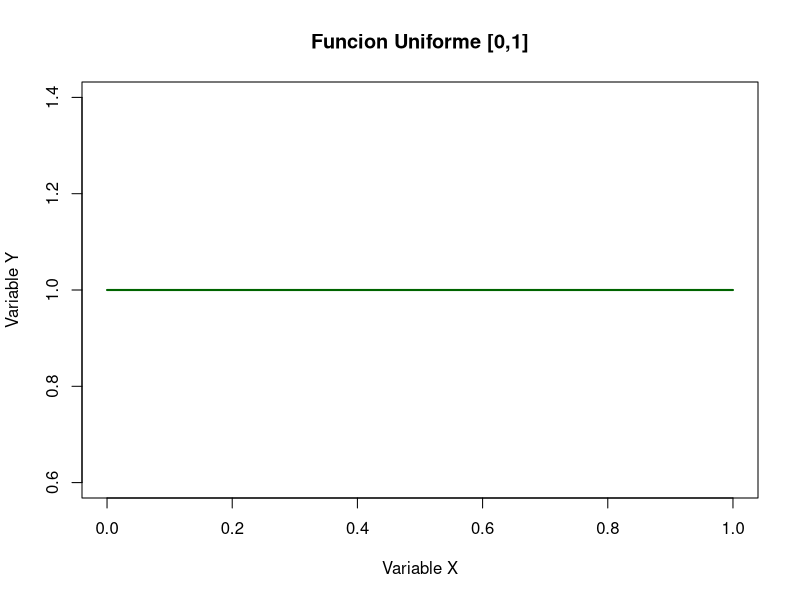
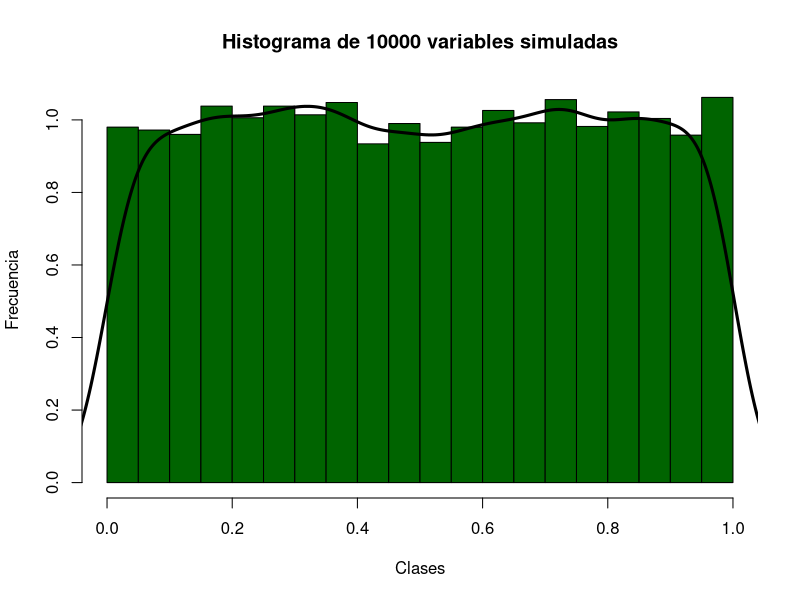
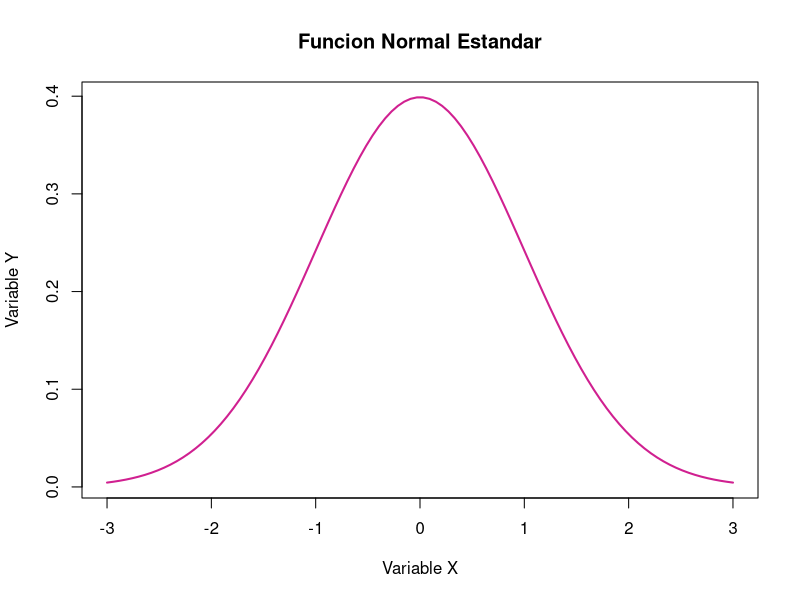
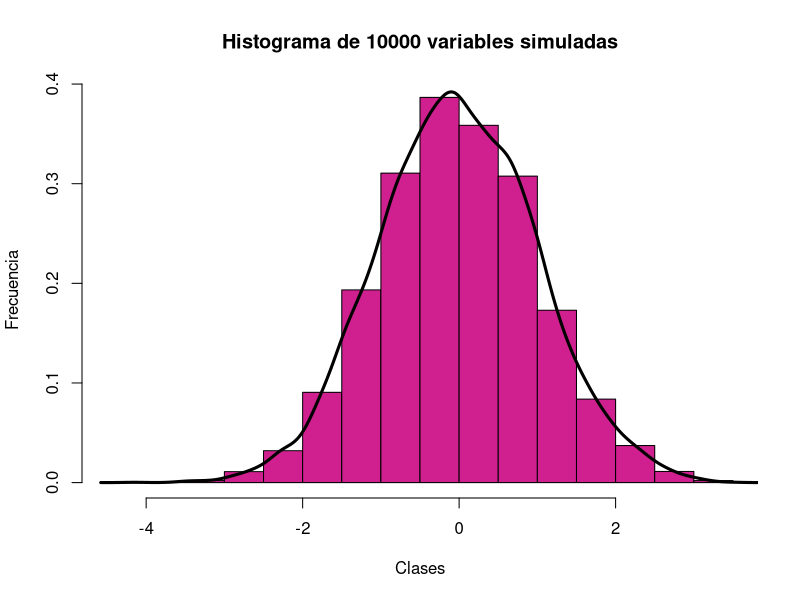
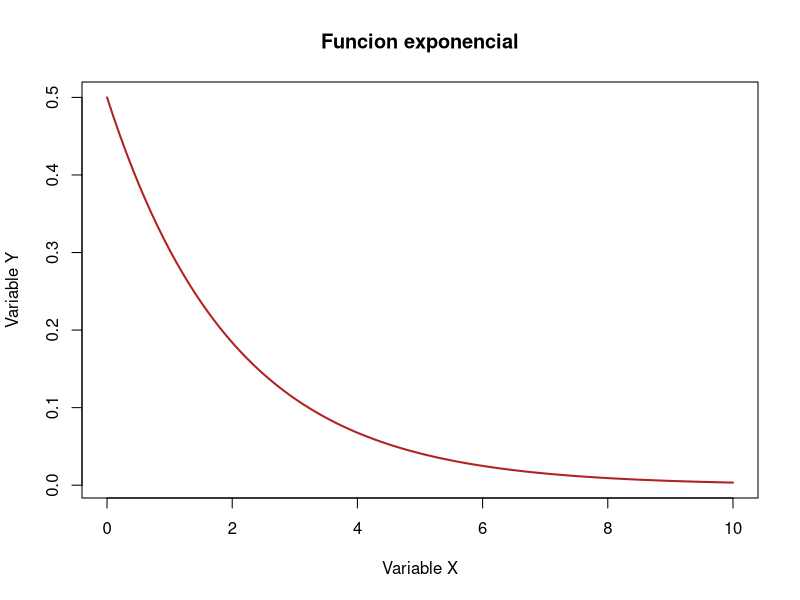
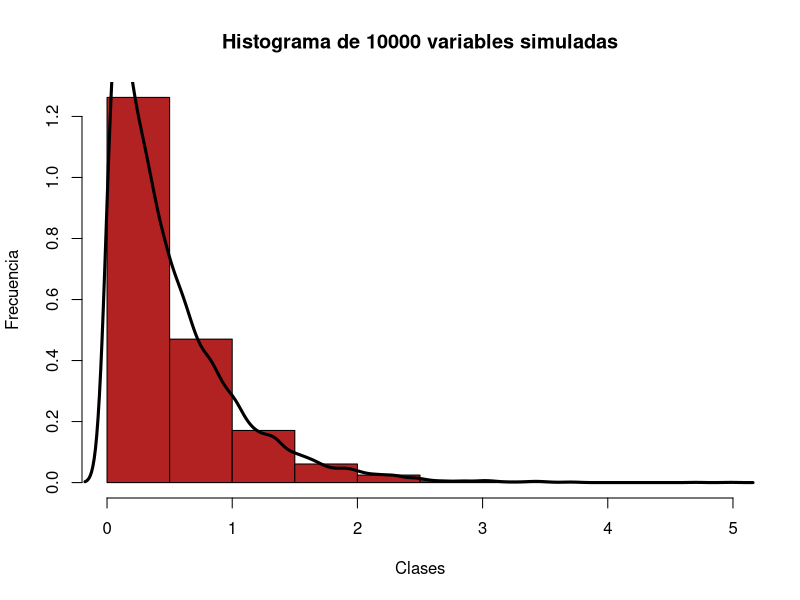
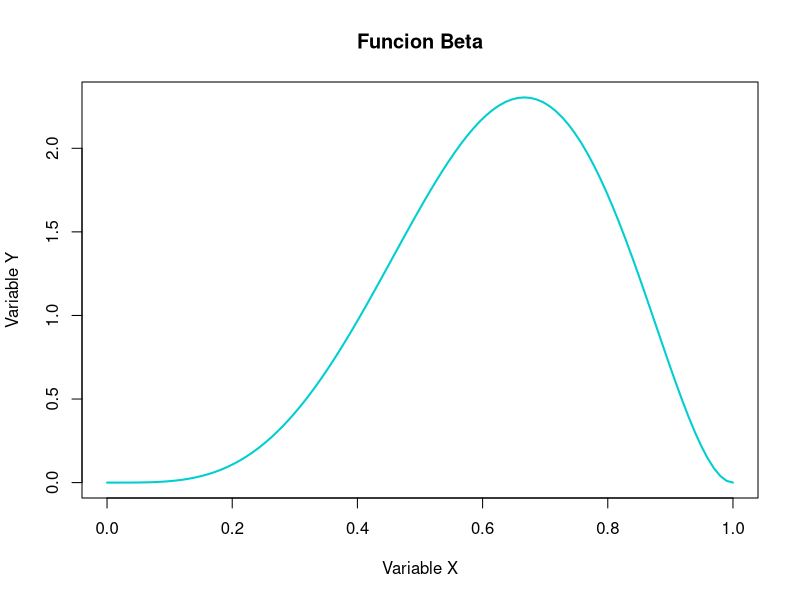
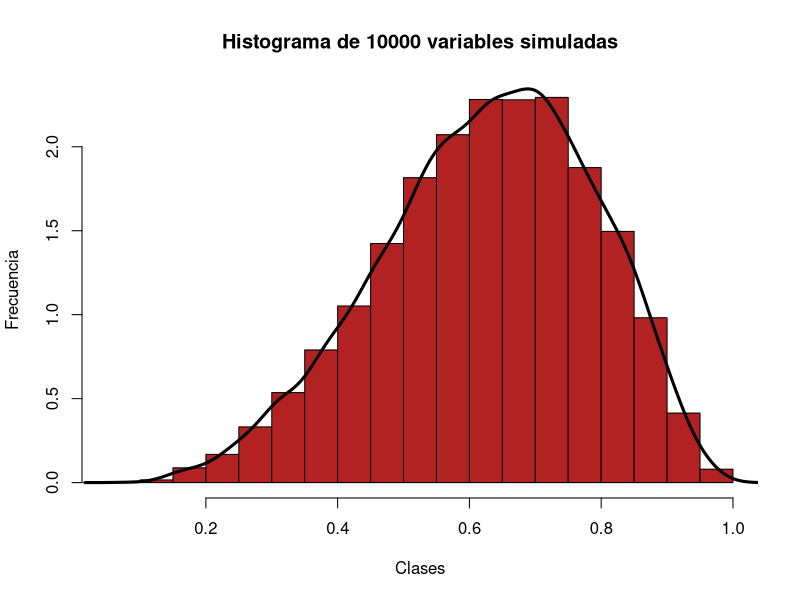

Source code (R) for these figures, in order:
## ---- chunk 1
f <- function(x){x/x}
integrate (f, lower = 0, upper = 1 )
## ---- chunk 2
unif_x <- seq(0,1,length=100)
unif_y <- rep(1,100)
plot(unif_x,unif_y,xlab="Variable X",ylab="Variable Y",type='l',col='darkgreen',
     main="Funcion Uniforme [0,1]",lty=1,lwd=2)
## ---- chunk 3
set.seed(5);
n <- 10000
sim_unif <- runif(n)
hist(sim_unif,freq = F, main="Histograma de 10000 variables simuladas",
     xlab="Clases",ylab="Frecuencia",col = "darkgreen")
lines(density(sim_unif), lwd = 3)
## ---- chunk 4
f_normal <- function(z)
{
1/( sqrt (2 * pi ) ) * exp(-z^2/2 )
}
integrate (f_normal, lower = -Inf, upper = Inf )
## ---- chunk 5
x_normal <- seq(-3, 3, length = 100);
y_normal <- f_normal(x_normal);
plot(x_normal, y_normal, xlab="Variable X", ylab="Variable Y", type='l', col='violetred',
     main="Funcion Normal Estandar",lty=1,lwd=2)
## ---- chunk 6
sim_normal <- rnorm(n)
hist(sim_normal,freq = F, main="Histograma de 10000 variables simuladas",
     xlab="Clases",ylab="Frecuencia",col = "violetred")
lines(density(sim_normal), lwd = 3)
## ---- chunk 7
f_exp <- function(y)
{
  (1/2)*exp(-y/2)
}
integrate (f_exp, lower = 0, upper = Inf )
## ---- chunk 8
x_exp <- seq(0, 10, length = 100);
y_exp <- f_exp(x_exp);
plot(x_exp, y_exp, xlab="Variable X", ylab="Variable Y", type='l', col='firebrick',
     main="Funcion exponencial",lty=1,lwd=2)
## ---- chunk 9
sim_exp <- rgamma(n, 1 , 2)
hist(sim_exp,freq = F, main="Histograma de 10000 variables simuladas",
     xlab="Clases",ylab="Frecuencia",col = "firebrick")
lines(density(sim_exp), lwd = 3)
## ---- chunk 10
x_beta <- seq(0,1,length=100)
plot(x_beta,dbeta(x_beta,5,3),xlab="Variable X",ylab="Variable Y",type='l',col='darkturquoise',
     main="Funcion Beta",lty=1,lwd=2)
## ---- chunk 11
sim_beta <- rbeta(n, 5 , 3)
hist(sim_beta,freq = F, main="Histograma de 10000 variables simuladas",
     xlab="Clases",ylab="Frecuencia",col = "firebrick")
lines(density(sim_beta), lwd = 3)
## ---- chunk 12
x_beta_uniforme <- seq(0,1,length=100)
plot(x_beta_uniforme,dbeta(x_beta_uniforme,1,1),xlab="Variable X",ylab="Variable Y",type='l',
     col='goldenrod3',main="Funcion Beta interesante",lty=1,lwd=2)
